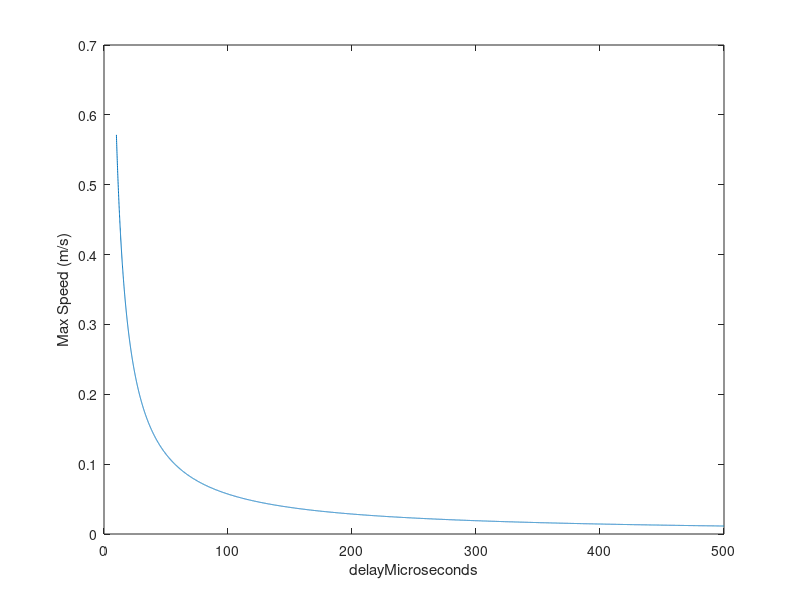
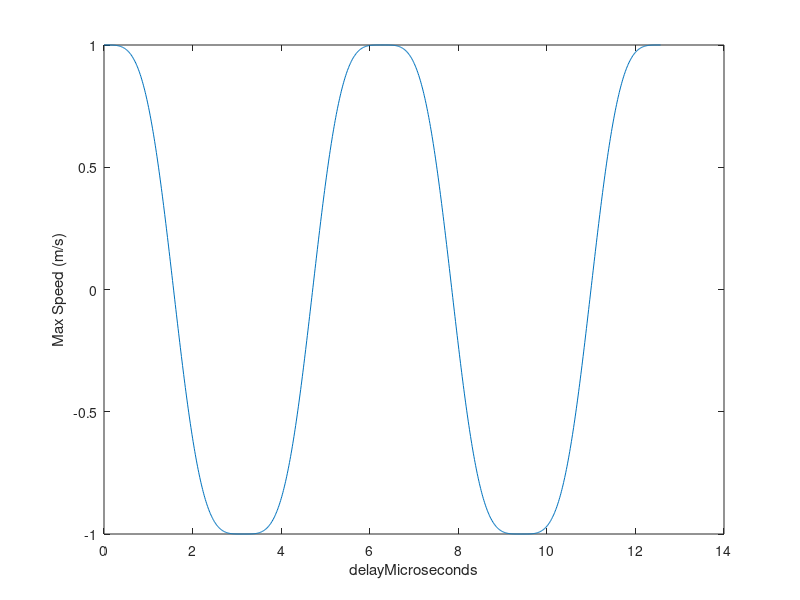
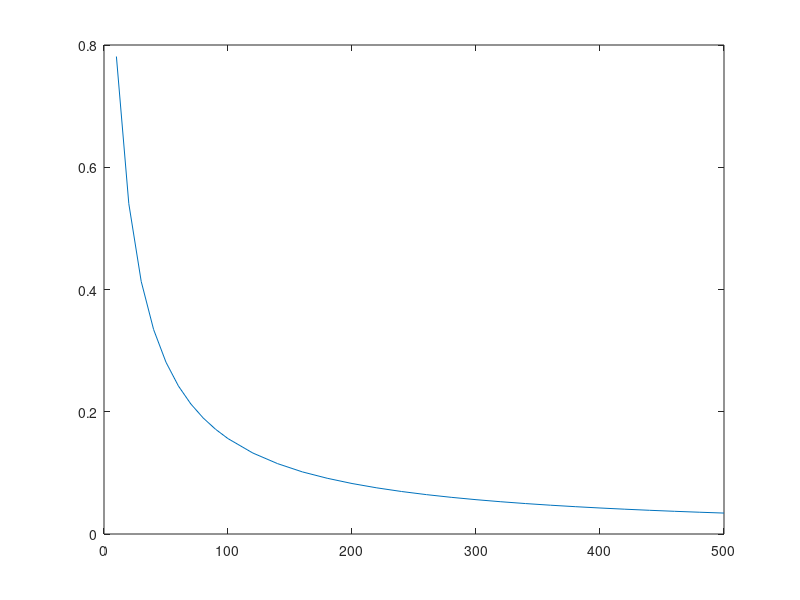

Recreate these plots in MATLAB, in order.
length = 47.9; %cm
PulseperRev = 3200;
circumference = 11.64*pi; %mm
pulsetime = linspace(10,500,10000); %microseconds
speed = 10^-3*circumference./PulseperRev./(2.*pulsetime/10^6);
figure(1);
plot(pulsetime,speed);
xlabel('delayMicroseconds');
ylabel('Max Speed (m/s)');
figure(2);
x = linspace(0,4*pi,1000);
y = sin(pi/2*cos(x));
plot(x,y);
xlabel('delayMicroseconds');
ylabel('Max Speed (m/s)');


pmeas = [10,20,30,40,50,60,70,80,90,100];
pmeas = [pmeas,120:20:500];
tmeas = [3.026,4.374,5.720,7.066,8.413,9.760,11.107,12.454,13.800,15.147, ...
    17.839,20.533,23.266,25.919,28.614,31.307,34,36.694,39.387,42.082, ...
    44.775,47.467,50.161,52.853,55.547,58.241,60.934,63.628,66.321,69.014];

%spmeas = 0.479/2*(pi^2./tmeas).*sin(pi^2./tmeas).*cos(pi/2.*cos(pi^2./tmeas));
spmeas = 0.479/2*(pi^2./tmeas).*sin(pi/2).*cos(pi/2.*cos(pi/2));
figure(3);
plot(pmeas,spmeas);


